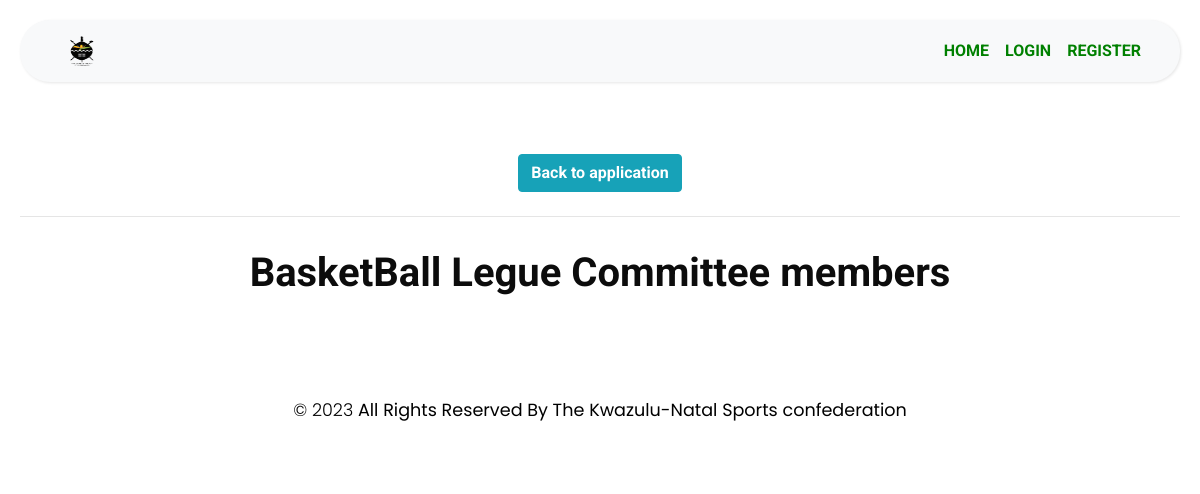
Page /Committee/2 on the earlier database version.
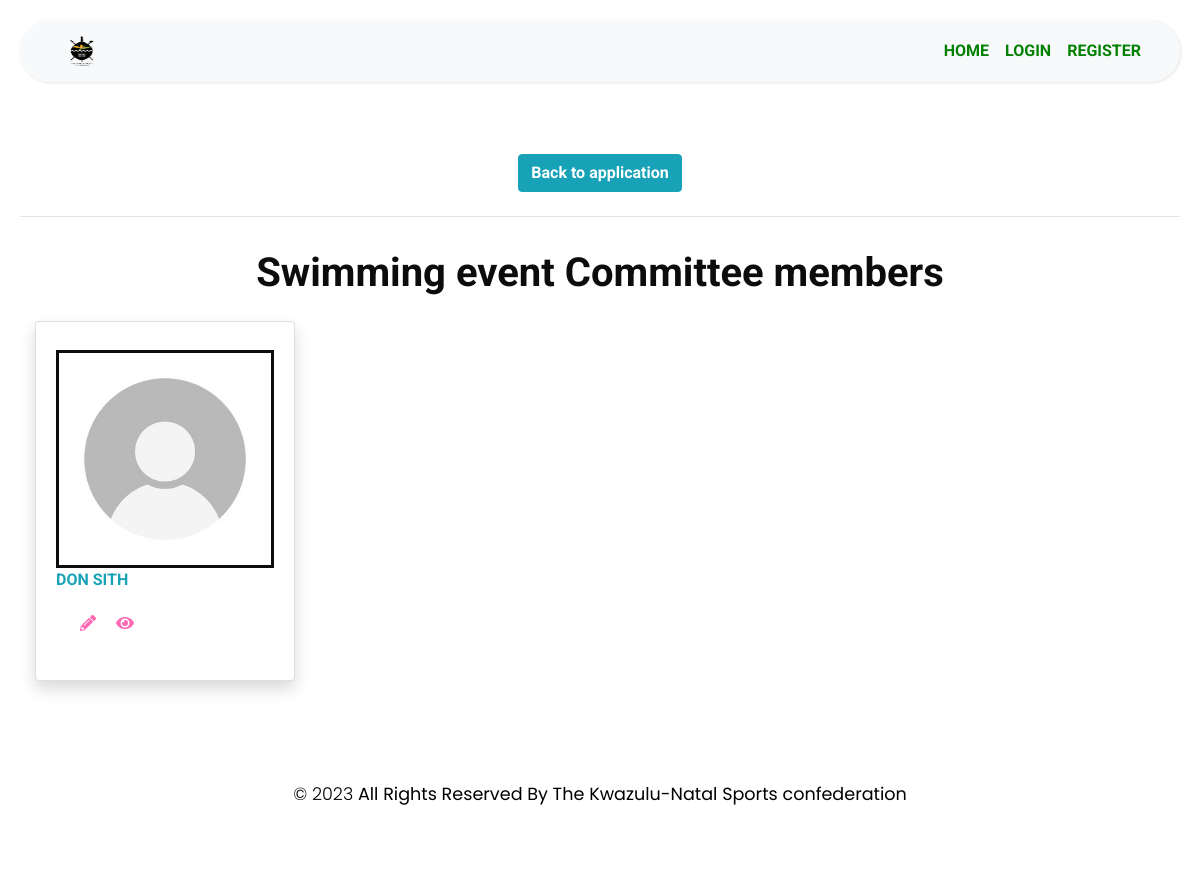
Same page on the later database version.
### MyApp/models.py (models this page shows)
class Application(models.Model):
    ApplicationId = models.AutoField(primary_key=True)
    user = models.ForeignKey(User,blank=True,null=True,on_delete=models.CASCADE)
    FederationPersonel = models.ForeignKey(FederationPersonel,blank=True,null=True,on_delete=models.CASCADE)
    EventName = models.CharField(max_length=255)
    StartDate = models.DateTimeField(max_length=255)
    EndDate = models.DateTimeField(max_length=255)
    HostCity = models.CharField(max_length=255)
    HostProvince =models.CharField(max_length=255)
    ReportSubmitAgreement = models.BooleanField(default=False)
    NumberOfTeam = models.IntegerField()
    MethodOfSelection = models.CharField(max_length=255)
    SelectionApprovedDate = models.DateField(max_length=255)
    TravelDateTime = models.DateTimeField(max_length=255)
    ModeOfTravel = models.CharField(max_length=255)
    CodeOfConductAcceped = models.BooleanField(default=False)
    RegulationsInterestDeclaration  = models.CharField(max_length=300, default='NotProvided')
    RegulationsInterestDeclaration  = models.CharField(max_length=300, default='NotProvided')
    SelectionCriteriaProtocols = models.CharField(max_length=300, default='NotProvided')
    GeneralRegulationSelectionProcedure  =models.CharField(max_length=300, default='NotProvided')
    DocumentationOfSelectionSubmitted = models.CharField(max_length=300, default='NotProvided')
    TeamOfficialDuties = models.CharField(max_length=300, default='NotProvided')
    AcceptanceOfTeamAppointment = models.CharField(max_length=300, default='NotProvided')
    HighPerformancePlan = models.CharField(max_length=300, default='NotProvided')
    EventInvitation  = models.CharField(max_length=300, default='NotProvided')
    ApplicationDate  = models.DateTimeField(default=datetime.now())
    Step = models.CharField(max_length=255, default='start')
    ApplicationStatus = models.CharField(max_length=255, default='Oncreate')
    isHistory = models.BooleanField(default=False)
    DateCreated = models.DateTimeField(default=datetime.now())
    DeclineReason = models.TextField(blank=True, null=True)
    CancelReason = models.TextField(blank=True, null=True)
    ApparelLetters = models.CharField(max_length=300, blank=True, null=True)

class CommitteeMember(models.Model):
    CommitteeMemberId = models.AutoField(primary_key=True)
    application = models.ForeignKey(Application,blank=True,null=True,on_delete=models.CASCADE)
    FirstName = models.CharField(max_length=255)
    Surname = models.CharField(max_length=255)
    Gender = models.CharField(max_length=255)
    Email = models.CharField(max_length=255, default="email")
    PhoneNumber = models.CharField(max_length=255, default="number")
    City = models.CharField(max_length=255, default="city")
    Province = models.CharField(max_length=255, default="province")

### MyApp/views.py (the view)
# urls.py: path('Committee/<int:applicationId>', views.Committee, name="Committee"),
def Committee(request, applicationId):
    application = get_object_or_404(Application,pk = applicationId)
    commitee = CommitteeMember.objects.filter(application = application)
    if request.method =='GET':
        return render(request, 'MyApp/Committee.html', {"application":application, "commitee":commitee})

### MyApp/templates/MyApp/Committee.html (shortened to what this page needs)
{% extends "MyApp/base.html" %}
{% block content %}
    {% load static %}
    <div class="row"  style="display:flex;justify-content:center">
        <div style="padding:0.5rem;">
            <a href="{% url 'Application_review' applicationId=application.ApplicationId  %}" title="" class="btn btn-info">
                <b>
                    Back to application
                </b>
            </a>
        </div>
    </div>
    <hr/>
    <div class="container" style="display:flex;justify-content:center; padding:1rem">
        <h1><b> {{application.EventName}} Committee members</b></h1>
    </div>
    <div class="container">
        <div class="row">
            {% if commitee %}
                {% for CommitteeMember in commitee %}
                    <div class="col-xl-3 col-md-6 mb-4">
                        <div class="card border-left-primary shadow h-100 py-2">
                            <div class="card-body">
                                <div class="row no-gutters align-items-center" style="display:flex;justify-content:center">
                                    <img style="width:inherit; width:100%;border:solid;max-height:320px" src="{% static 'manageProfile/images/DefaultProfile.jpg'%}"/>
                                </div>
                                <div class="row no-gutters align-items-center">
                                    <div class="col mr-2" style="display:flex; justify-content: space-between;">
                                        <div class="text-xs font-weight-bold text-info text-uppercase mb-1" >
                                            {{ CommitteeMember.FirstName}} {{CommitteeMember.Surname}}
                                        </div>
                                    </div>
                                </div>
                                <div class="row no-gutters align-items-center" style="padding:1rem">
                                    <div class="col-auto"  styl="display:flex; justify-content:space-between;align-content:center;color: #FF69B4;justify-content:center" >
                                            {% if user.is_superuser != True %}
                                                <a style="color: #FF69B4;padding:0.5rem" href="{% url 'update_CommiteeMember' CommitteeMemberId=CommitteeMember.CommitteeMemberId %}" style="padding:5px"><i class="fas  fa-pencil-alt edit-icon"></i></a>
                                            {% endif %}
                                            <a href="{% url 'CommitteeMemberDetails' committeeMemberId=CommitteeMember.CommitteeMemberId %}" style="color: #FF69B4;padding:0.5rem"><i class="fas fa-eye view-icon"></i></a>
                                        </div>
                                </div>
                            </div>
                        </div>
                    </div>
                {% endfor%}
            {%endif%}
        </div>
    </div>
{% endblock %}

Differences in the rows shown:
changed Application: EventName "BasketBall Legue" → "Swimming event"
now on this page (row edited): CommitteeMember: FirstName "DON", Surname "SITH"
